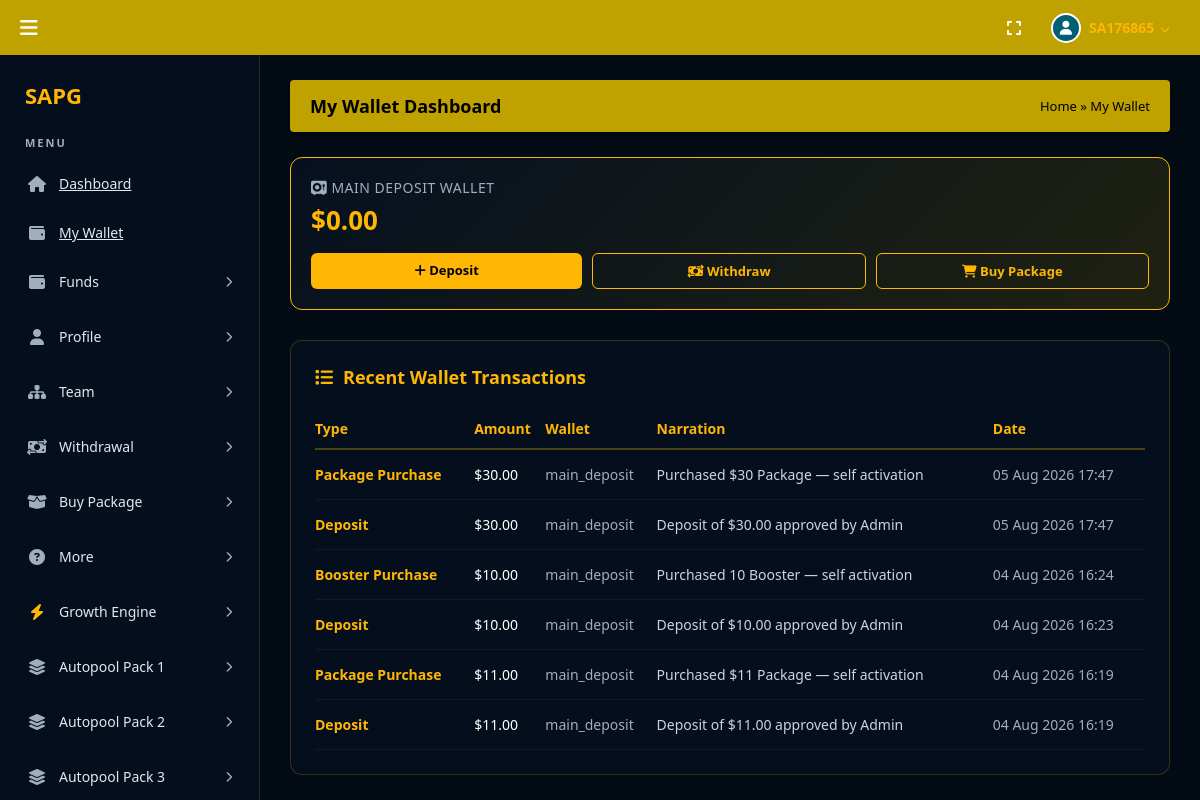
Screenshot of /UserPanel/myWallet.php (signed in) with the database file from the repository.
### tables this page shows
CREATE TABLE `transactions` (
  `id` int(11) NOT NULL AUTO_INCREMENT,
  `user_id` varchar(8) NOT NULL COMMENT 'The user this transaction belongs to',
  `transaction_type` enum('deposit','withdrawal','package_purchase','booster_purchase','autopool_income','sponsor_income','level_income','booster_income','reward_income','sponsor_income_held','sponsor_income_released','internal_transfer','admin_charge','company_revenue','company_sweep') NOT NULL,
  `amount` decimal(15,4) NOT NULL,
  `wallet_type` varchar(20) DEFAULT NULL COMMENT 'e.g. main_deposit, earnings_11, booster_10',
  `status` enum('Pending','Approved','Rejected','Held','Released','Completed') DEFAULT 'Completed',
  `narration` text NOT NULL COMMENT 'Human-readable description of the transaction',
  `related_user_id` varchar(8) DEFAULT NULL COMMENT 'The other party involved (sponsor, buyer, etc.)',
  `created_at` timestamp NOT NULL DEFAULT current_timestamp(),
  `blocked_by_user_id` varchar(8) DEFAULT NULL,
  PRIMARY KEY (`id`),
  KEY `idx_user` (`user_id`),
  KEY `idx_type` (`transaction_type`),
  KEY `idx_status` (`status`),
  KEY `idx_created` (`created_at`),
  KEY `idx_wallet` (`wallet_type`),
  KEY `idx_user_type` (`user_id`,`transaction_type`),
  KEY `idx_blocked_by` (`blocked_by_user_id`)
);

### UserPanel/myWallet.php (the view, shortened to what this page needs)
<?php
require_once '../libs/auth.php';
$user_id = $_SESSION['user_id'];
$stmt = $pdo->prepare("SELECT * FROM user_financial_summary WHERE user_id = ?");
$stmt->execute([$user_id]);
$summary = $stmt->fetch(PDO::FETCH_ASSOC);
$stmtTx = $pdo->prepare("SELECT * FROM transactions WHERE user_id = ? AND wallet_type = 'main_deposit' AND status = 'Completed' ORDER BY id DESC LIMIT 10");
$stmtTx->execute([$user_id]);
$transactions = $stmtTx->fetchAll(PDO::FETCH_ASSOC);
include '../includes/header.php';
?>
<div id="myWalletSection" class="content-section active-view">
    <div class="profile-header-bar">
        <div class="profile-header-title">My Wallet Dashboard</div>
        <div class="profile-breadcrumb"><a href="index.php">Home</a> &raquo; My Wallet</div>
    </div>
    <div class="wallet-grid">
        <div class="wallet-card main-wallet">
            <div class="wallet-title"><i class="fa-solid fa-vault"></i> Main Deposit Wallet</div>
            <div class="wallet-balance">$<?php echo number_format($summary['main_deposit_balance'] ?? 0.00, 2); ?></div>
            <div class="wallet-actions" style="flex-wrap: wrap;">
                <a href="deposit.php" class="btn-wallet-action btn-gold-fill"><i class="fa-solid fa-plus"></i> Deposit</a>
                <a href="newWithdrawal.php" class="btn-wallet-action btn-outline"><i class="fa-solid fa-money-bill-transfer"></i> Withdraw</a>
                <a href="autopoolPackage.php" class="btn-wallet-action btn-outline"><i class="fa-solid fa-cart-shopping"></i> Buy Package</a>
            </div>
        </div>
    </div>
    <div class="table-card" style="margin-top: 30px;">
        <div class="card-header-title"><i class="fa-solid fa-list"></i> Recent Wallet Transactions</div>
        <div style="overflow-x:auto;">
            <table style="width:100%; border-collapse:collapse; text-align:left; font-size:14px;">
                <thead>
                    <tr style="border-bottom: 2px solid rgba(255,183,3,0.3); color:#ffb703; height:40px;">
                        <th>Type</th>
                        <th>Amount</th>
                        <th>Wallet</th>
                        <th>Narration</th>
                        <th>Date</th>
                    </tr>
                </thead>
                <tbody>
                    <?php if (empty($transactions)): ?>
                        <tr style="height:50px; border-bottom: 1px solid rgba(255,255,255,0.05); color:#a0aec0;">
                            <td colspan="5" style="text-align:center;">No recent transactions found.</td>
                        </tr>
                    <?php else: ?>
                        <?php foreach ($transactions as $tx): ?>
                            <tr style="height:50px; border-bottom: 1px solid rgba(255,255,255,0.05);">
                                <td style="text-transform:capitalize; font-weight:600; color:#ffb703;"><?php echo str_replace('_', ' ', htmlspecialchars($tx['transaction_type'])); ?></td>
                                <td>$<?php echo number_format($tx['amount'], 2); ?></td>
                                <td style="color:#a0aec0;"><?php echo htmlspecialchars($tx['wallet_type'] ?? 'Company'); ?></td>
                                <td style="color:#cbd5e0; max-width: 300px; overflow: hidden; text-overflow: ellipsis; white-space: nowrap;" title="<?php echo htmlspecialchars($tx['narration']); ?>"><?php echo htmlspecialchars($tx['narration']); ?></td>
                                <td style="color:#a0aec0;"><?php echo date('d M Y H:i', strtotime($tx['created_at'])); ?></td>
                            </tr>
                        <?php endforeach; ?>
                    <?php endif; ?>
                </tbody>
            </table>
        </div>
    </div>
</div>
<?php include '../includes/footer.php'; ?>

### includes/header.php (style rules this page uses)
* { margin: 0; padding: 0; box-sizing: border-box; font-family: 'Segoe UI', Tahoma, Geneva, Verdana, sans-serif; }
body { overflow: hidden; background-color: #030b14; color: #fff; display: flex; flex-direction: column; height: 100vh; height: 100dvh; width: 100vw; }
.profile-header-bar { background: #bfa100; padding: 14px 20px; border-radius: 4px; display: flex; justify-content: space-between; align-items: center; margin-bottom: 25px; box-shadow: 0 4px 10px rgba(0, 0, 0, 0.3); }
.profile-header-title { color: #000; font-size: 18px; font-weight: bold; }
.profile-breadcrumb { font-size: 13px; color: #000; font-weight: 500; }
.profile-breadcrumb a { color: #000; text-decoration: none; }
.content-section { display: none; }
.content-section.active-view { display: block; }

### UserPanel/myWallet.php (style rules this page uses)
.wallet-grid { display: grid; grid-template-columns: repeat(auto-fit, minmax(280px, 1fr)); gap: 20px; margin-top: 20px; }
.wallet-card { background: rgba(6, 17, 33, 0.75); border: 1px solid rgba(255, 183, 3, 0.3); border-radius: 12px; padding: 20px; position: relative; overflow: hidden; transition: 0.3s; }
.wallet-card.main-wallet { border-color: #ffb703; background: linear-gradient(135deg, rgba(6, 17, 33, 0.9), rgba(191, 161, 0, 0.15)); }
.wallet-title { font-size: 14px; color: #a0aec0; margin-bottom: 5px; text-transform: uppercase; letter-spacing: 0.5px; }
.wallet-balance { font-size: 26px; font-weight: bold; color: #fff; margin-bottom: 15px; }
.wallet-card.main-wallet .wallet-balance { color: #ffb703; }
.wallet-actions { display: flex; gap: 10px; }
.btn-wallet-action { flex: 1; padding: 8px 12px; font-size: 13px; font-weight: bold; border-radius: 6px; text-align: center; text-decoration: none; cursor: pointer; transition: 0.2s; }
.btn-gold-fill { background: #ffb703; color: #000; border: none; }
.btn-outline { background: transparent; color: #ffb703; border: 1px solid #ffb703; }
.form-card, .table-card { background: rgba(6, 17, 33, 0.75); border: 1px solid rgba(255, 183, 3, 0.2); border-radius: 12px; padding: 24px; }
.card-header-title { font-size: 18px; font-weight: bold; color: #ffb703; margin-bottom: 20px; display: flex; align-items: center; gap: 10px; }

### rows the page displays
transactions: transaction_type "Package Purchase", amount "30.00", wallet_type "main_deposit", narration "Purchased $30 Package — self activation", created_at "05 Aug 2026 17:47"
transactions: transaction_type "Deposit", amount "30.00", wallet_type "main_deposit", narration "Deposit of $30.00 approved by Admin", created_at "05 Aug 2026 17:47"
transactions: transaction_type "Booster Purchase", amount "10.00", wallet_type "main_deposit", narration "Purchased 10 Booster — self activation", created_at "04 Aug 2026 16:24"
transactions: transaction_type "Deposit", amount "10.00", wallet_type "main_deposit", narration "Deposit of $10.00 approved by Admin", created_at "04 Aug 2026 16:23"
transactions: transaction_type "Package Purchase", amount "11.00", wallet_type "main_deposit", narration "Purchased $11 Package — self activation", created_at "04 Aug 2026 16:19"
transactions: transaction_type "Deposit", amount "11.00", wallet_type "main_deposit", narration "Deposit of $11.00 approved by Admin", created_at "04 Aug 2026 16:19"

### other values shown
$_SESSION['user_id'] "SA176865"
$env['SITE_NAME'] "SAPG"
$summary['main_deposit_balance'] "0.00"
